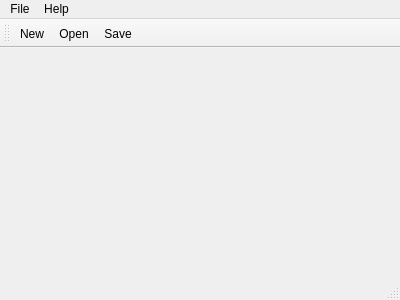
<?xml version="1.0" encoding="UTF-8"?>
<ui version="4.0">
 <class>armemus</class>
 <widget class="QMainWindow" name="armemus">
  <property name="geometry">
   <rect>
    <x>0</x>
    <y>0</y>
    <width>400</width>
    <height>300</height>
   </rect>
  </property>
  <property name="windowTitle">
   <string>armemus</string>
  </property>
  <widget class="QWidget" name="centralWidget"/>
  <widget class="QMenuBar" name="menuBar">
   <property name="geometry">
    <rect>
     <x>0</x>
     <y>0</y>
     <width>400</width>
     <height>19</height>
    </rect>
   </property>
   <widget class="QMenu" name="menuFile">
    <property name="title">
     <string>File</string>
    </property>
    <addaction name="actionNew"/>
    <addaction name="actionOpen"/>
    <addaction name="actionSave"/>
   </widget>
   <widget class="QMenu" name="menuHelp">
    <property name="title">
     <string>Help</string>
    </property>
    <addaction name="actionHelp"/>
    <addaction name="actionAbout"/>
   </widget>
   <addaction name="menuFile"/>
   <addaction name="menuHelp"/>
  </widget>
  <widget class="QToolBar" name="mainToolBar">
   <attribute name="toolBarArea">
    <enum>TopToolBarArea</enum>
   </attribute>
   <attribute name="toolBarBreak">
    <bool>false</bool>
   </attribute>
   <addaction name="actionNew"/>
   <addaction name="actionOpen"/>
   <addaction name="actionSave"/>
  </widget>
  <widget class="QStatusBar" name="statusBar"/>
  <action name="actionNew">
   <property name="text">
    <string>New</string>
   </property>
  </action>
  <action name="actionOpen">
   <property name="text">
    <string>Open</string>
   </property>
  </action>
  <action name="actionSave">
   <property name="text">
    <string>Save</string>
   </property>
  </action>
  <action name="actionHelp">
   <property name="text">
    <string>Help</string>
   </property>
  </action>
  <action name="actionAbout">
   <property name="text">
    <string>About</string>
   </property>
  </action>
 </widget>
 <layoutdefault spacing="6" margin="11"/>
 <resources/>
 <connections/>
</ui>
